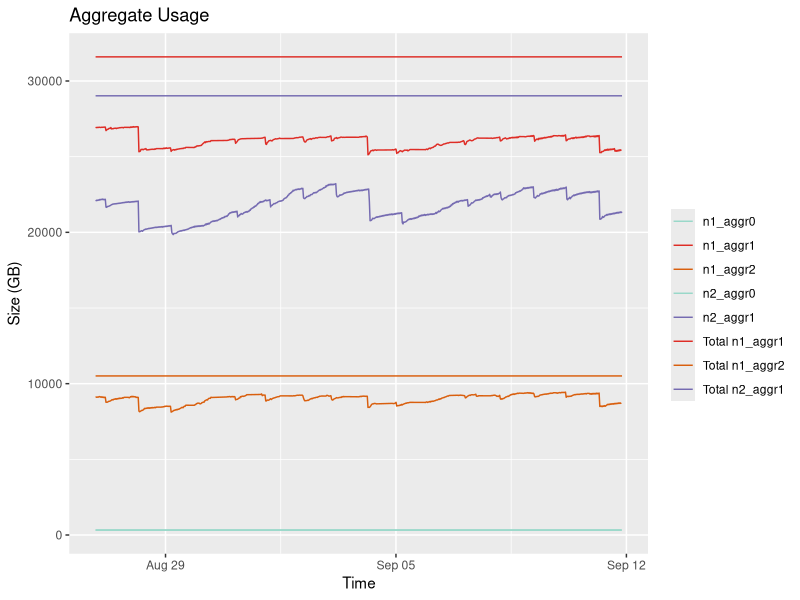
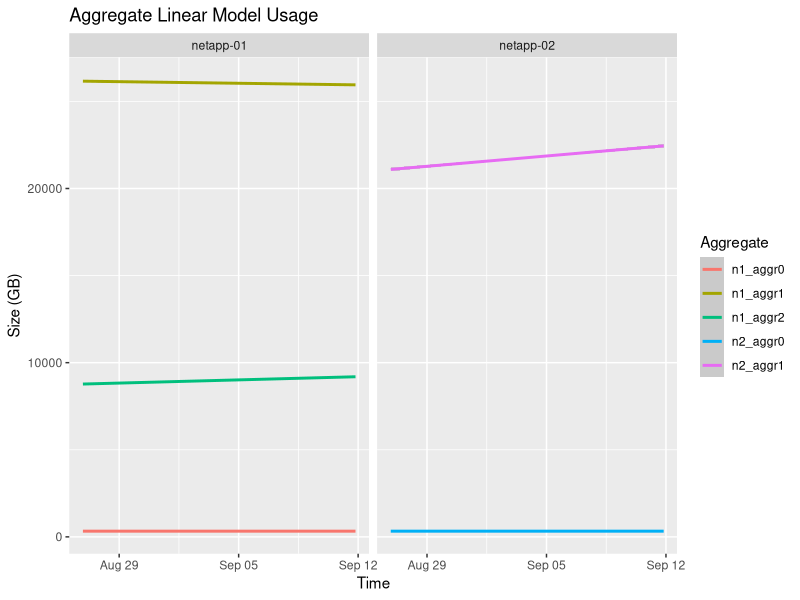
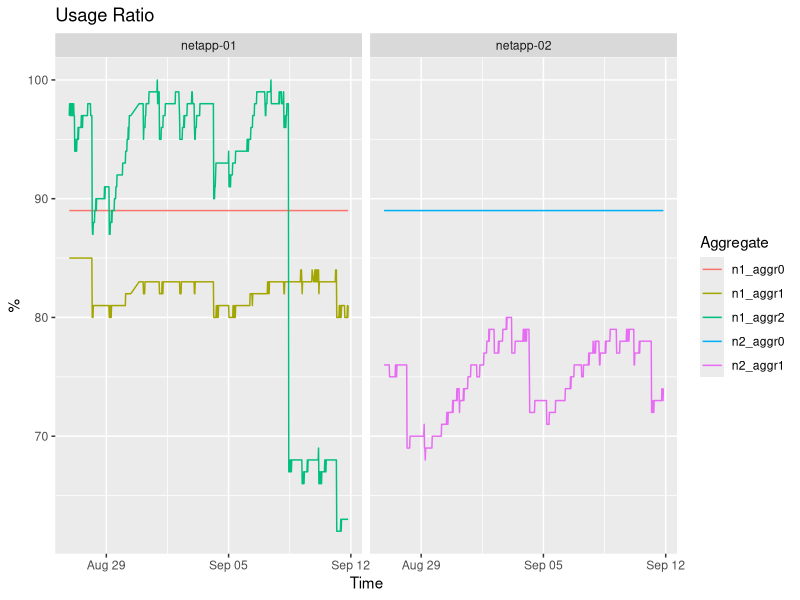
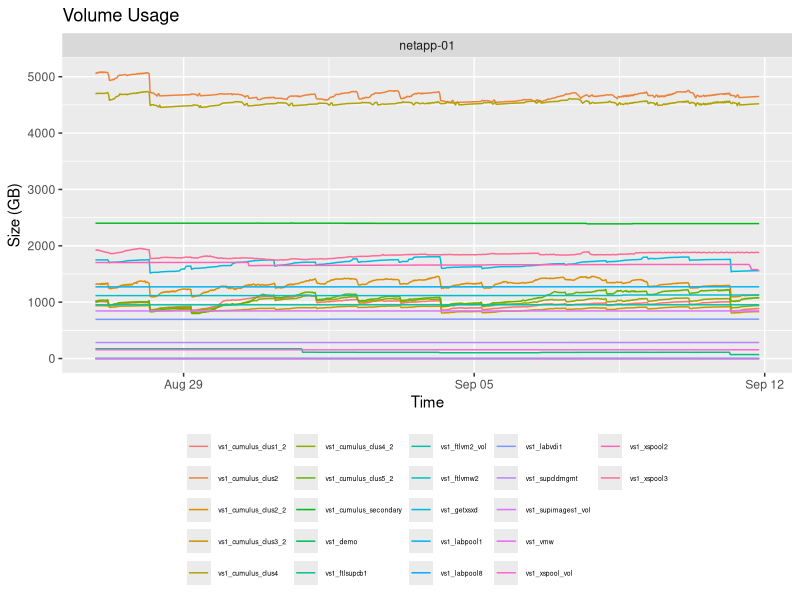
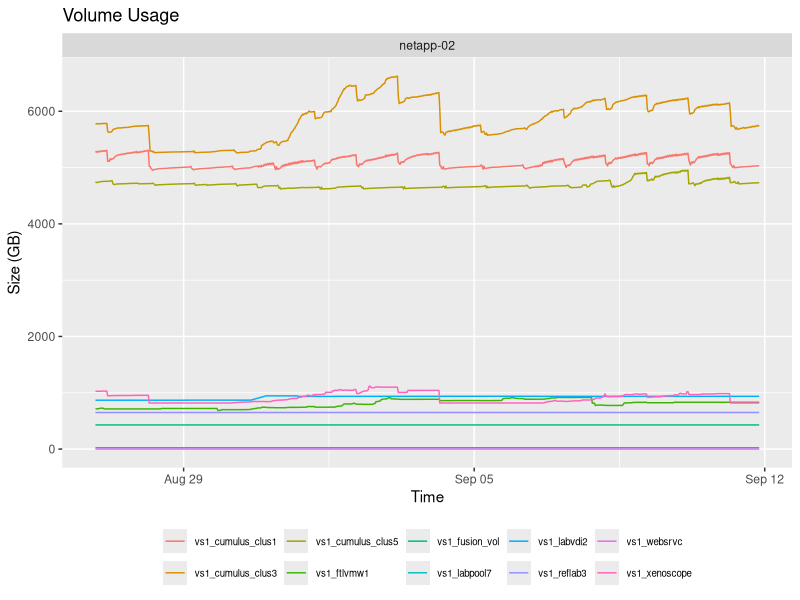
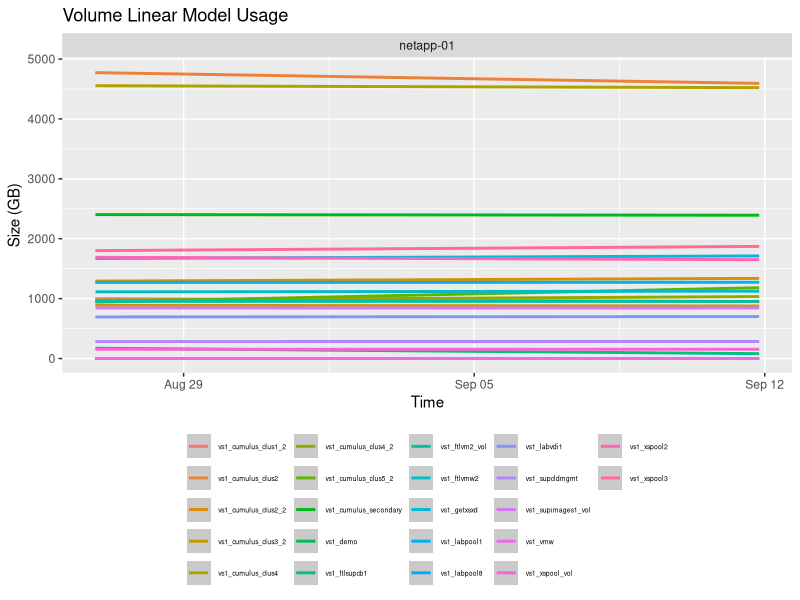
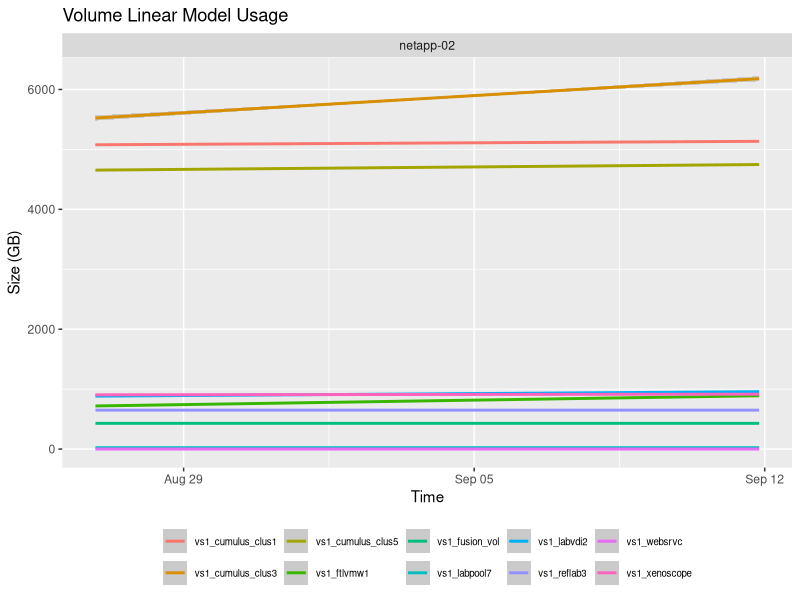
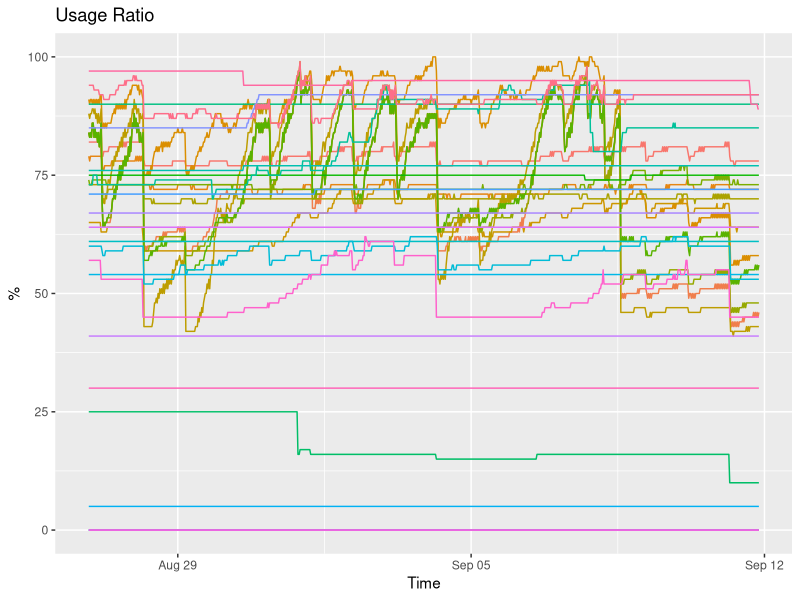

Source code (R) for these figures, in order:
## ---- chunk 1
knitr::opts_chunk$set(echo = TRUE)
## ---- chunk 2
myaggr <- read.csv("../data/aggr.csv")

myvol <- read.csv("../data/vol.csv")
## ---- chunk 3

library(dplyr)
library(ggplot2)

## ---- chunk 4

head(myaggr)

## ---- chunk 5

myaggr$Total <- myaggr$Total / 1024
myaggr$Used <- myaggr$Used / 1024
myaggr$Time <- as.POSIXct(myaggr$Time, origin="1970-01-01")

myaggrf1 <- filter(myaggr, Filer == "netapp-01")
myaggrf2 <- filter(myaggr, Filer == "netapp-02")

myaggr0f1 <- filter(myaggr, Aggregate == "n1_aggr0")
myaggr1f1 <- filter(myaggr, Aggregate == "n1_aggr1")
myaggr2f1 <- filter(myaggr, Aggregate == "n1_aggr2")
myaggr0f2 <- filter(myaggr, Aggregate == "n2_aggr0")
myaggr1f2 <- filter(myaggr, Aggregate == "n2_aggr1")

## ---- chunk 6

p <- ggplot(myaggr, aes(Time)) + geom_line(aes(y = Used, colour = Aggregate)) + geom_line(aes(y = mean(myaggr1f1$Total), colour = "Total n1_aggr1")) + geom_line(aes(y = mean(myaggr2f1$Total), colour = "Total n1_aggr2")) + geom_line(aes(y = mean(myaggr1f2$Total), colour = "Total n2_aggr1")) 

p + labs(title = "Aggregate Usage") + labs(x = "Time", y = "Size (GB)") + labs(colour="") + scale_color_manual(values=c("n1_aggr0"="#99d8c9", "n1_aggr1"="#de2d26", "n1_aggr2"="#d95f0e", "n2_aggr0"="#99d8c9", "n2_aggr1"="#756bb1", "Total n1_aggr1"="#de2d26", "Total n1_aggr2"="#d95f0e", "Total n2_aggr1"="#756bb1"))

## ---- chunk 7

g <- ggplot(myaggr, aes(Time, Used))

#g + geom_line(aes(colour = Aggregate)) + labs(title = "Aggregate Usage") + labs(x = "Time", y = "Size (GB)") + facet_grid( . ~ Filer)

g + geom_smooth(aes(colour = Aggregate), method = "lm") + labs(title = "Aggregate Linear Model Usage") + labs(x = "Time", y = "Size (GB)") + facet_grid( . ~ Filer)

g <- ggplot(myaggr, aes(Time, UsageRatio))

g + geom_line(aes(colour = Aggregate)) + labs(title = "Usage Ratio") + labs(x = "Time", y = "%") + facet_grid( . ~ Filer)
## ---- chunk 8

myvol$Total <- myvol$Total / 1024
#myvol$Used <- as.numeric(as.character(myvol$Used)) 
myvol$Used <- myvol$Used / 1024
myvol$Time <- as.POSIXct(myvol$Time, origin="1970-01-01")
myvolf1 <- filter(myvol, Filer == "netapp-01")
myvolf2 <- filter(myvol, Filer == "netapp-02")

## ---- chunk 9

g <- ggplot(myvolf1, aes(Time, Used))

g + geom_line(aes(colour = Volume)) + labs(title = "Volume Usage") + labs(x = "Time", y = "Size (GB)") + facet_grid( . ~ Filer) + theme(legend.position="bottom") + theme(legend.title=element_blank()) + theme(legend.text = element_text(size=5))

g <- ggplot(myvolf2, aes(Time, Used))

g + geom_line(aes(colour = Volume)) + labs(title = "Volume Usage") + labs(x = "Time", y = "Size (GB)")  + facet_grid( . ~ Filer) + theme(legend.position="bottom") + theme(legend.title=element_blank()) + theme(legend.text = element_text(size=7))


## ---- chunk 10

g <- ggplot(myvolf1, aes(Time, Used))


g + geom_smooth(aes(colour = Volume), method = "lm") + labs(title = "Volume Linear Model Usage") + labs(x = "Time", y = "Size (GB)") + facet_grid( . ~ Filer) + theme(legend.position="bottom") + theme(legend.title=element_blank()) + theme(legend.text = element_text(size=5))

g <- ggplot(myvolf2, aes(Time, Used))


g + geom_smooth(aes(colour = Volume), method = "lm") + labs(title = "Volume Linear Model Usage") + labs(x = "Time", y = "Size (GB)") + facet_grid( . ~ Filer) + theme(legend.position="bottom") + theme(legend.title=element_blank()) + theme(legend.text = element_text(size=7))


## ---- chunk 11

g <- ggplot(myvol, aes(Time, UsageRatio))

g + geom_line(aes(colour = Volume)) + labs(title = "Usage Ratio") + labs(x = "Time", y = "%") + theme(legend.position='none')

## ---- chunk 12

#myvol$Time <- as.Date(as.character(myvol$Time), "%Y-%m-%d")

#head(myvol)

#voldaymean <- aggregate(Used ~ Time, myvol, mean)

#hist(voldaymean$Used, main="Average Space Used per Day", xlab="Size (GB) / Day", col="blue")


